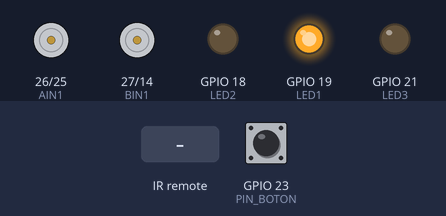
The sketch below on a simulated ESP32. Parts: motor-driver pin pairs drawn as motors (green arrow = first pin HIGH = forward, orange = second pin HIGH = backward, longer = more drive, scaled by the enable pin), output pins drawn as LEDs (lit = HIGH). Dashed ring = blinking. Inputs (shaded band) come from the test bench; at power-on: GPIO 23 (PIN_BOTON) LOW. Nothing arrives over Bluetooth unless stated.

Above: at 1.2 s.
1.3 s: GPIO 23 (PIN_BOTON) pulled HIGH for 0.15 s
At 1.7 s:
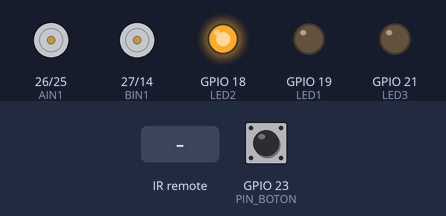
2.9 s: infrared code 0xE619FF00 received
At 3.12 s:
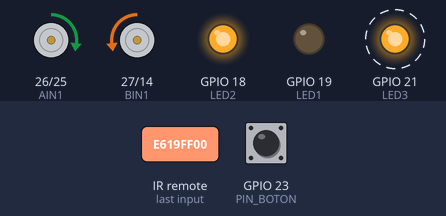
5.9 s: infrared code 0xE916FF00 received
At 6.27 s:
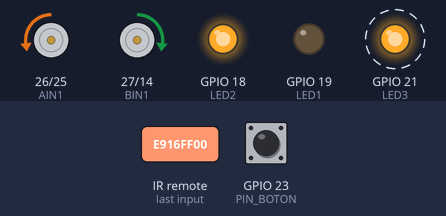
8.9 s: infrared code 0xEA15FF00 received
At 9.05 s:
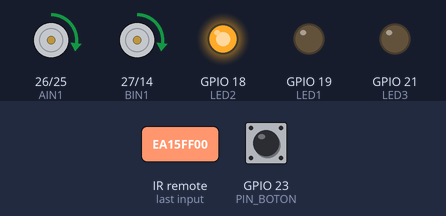
11.9 s: infrared code 0xF807FF00 received
At 12.05 s:
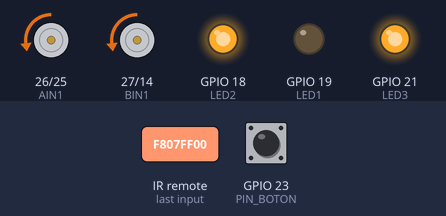
14.9 s: infrared code 0xF807FF00 received
At 15.05 s:
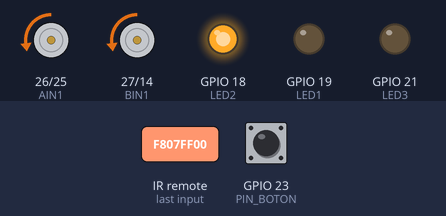
Timing chart, 0 to 18.9 s (numbered marks = the images above; inputs shaded):
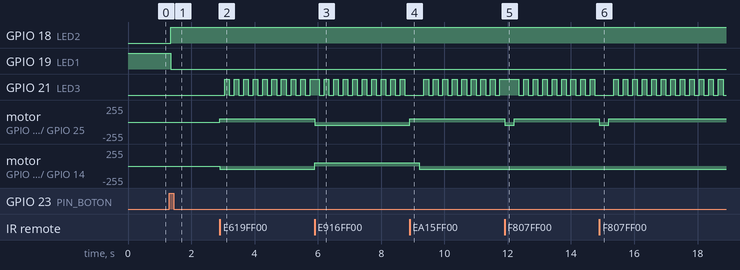

Measured:
- after the input at 1.3 s, GPIO 18 (LED2): LOW → HIGH after 0.05 s; GPIO 19 (LED1): HIGH → LOW after 0.05 s
- after the input at 2.9 s, GPIO 21 (LED3): alternates HIGH for 0.15 s and LOW for 0.15 s, starting after 0.15 s; motor on GPIO 26 (AIN1) / GPIO 25 (AIN2): stopped → forward 50/255 at once; motor on GPIO 27 (BIN1) / GPIO 14 (BIN2): stopped → backward 50/255 at once
- after the input at 5.9 s, motor on GPIO 26 (AIN1) / GPIO 25 (AIN2): forward 50/255 → backward 50/255 at once; motor on GPIO 27 (BIN1) / GPIO 14 (BIN2): backward 50/255 → forward 50/255 at once
- after the input at 8.9 s, motor on GPIO 26 (AIN1) / GPIO 25 (AIN2): backward 50/255 → forward 50/255 at once; motor on GPIO 27 (BIN1) / GPIO 14 (BIN2): forward 50/255 → backward 50/255 after 0.30 s
- after the input at 11.9 s, motor on GPIO 26 (AIN1) / GPIO 25 (AIN2): forward 50/255 → backward 50/255 at once, → forward 50/255 0.30 s later
- after the input at 14.9 s, motor on GPIO 26 (AIN1) / GPIO 25 (AIN2): forward 50/255 → backward 50/255 at once, → forward 50/255 0.30 s later

The sketch:

patrullaje_control.ino
```cpp
#include <IRremote.hpp>
#include "BluetoothSerial.h"

// ==========================================
// PINES
// ==========================================
#define PIN_IR 4
#define PIN_BOTON 23  // KEY2

// Semáforo
#define LED1 19 // Rojo: Esperando (Desarmado)
#define LED2 18 // Verde: Activo (Armado)
#define LED3 21 // Azul: Motor en movimiento

// Motores
#define PWMA 33
#define AIN1 26
#define AIN2 25
#define PWMB 13
#define BIN1 27
#define BIN2 14

// ==========================================
// VARIABLES Y OBJETOS
// ==========================================
BluetoothSerial SerialBT;

bool sandroArmado = false;
bool motorEnMovimiento = false;

// Velocidad base para pruebas
int velocidadLenta = 50;

// Control de parpadeo del LED
unsigned long tiempoAnterior = 0;
bool estadoLED3 = false;

void setup() {
  // Inicializamos Bluetooth
  SerialBT.begin("Sandro_BT");

  // LEDs
  pinMode(LED1, OUTPUT);
  pinMode(LED2, OUTPUT);
  pinMode(LED3, OUTPUT);

  // ESTADO INICIAL
  digitalWrite(LED1, HIGH);
  digitalWrite(LED2, LOW);
  digitalWrite(LED3, LOW);

  // Motores
  pinMode(PWMA, OUTPUT);
  pinMode(AIN1, OUTPUT);
  pinMode(AIN2, OUTPUT);
  pinMode(PWMB, OUTPUT);
  pinMode(BIN1, OUTPUT);
  pinMode(BIN2, OUTPUT);
  detenerMotores();

  // BOTÓN e IR
  pinMode(PIN_BOTON, INPUT);
  IrReceiver.begin(PIN_IR, DISABLE_LED_FEEDBACK);
}

void loop() {
  // ==============================================================
  // 1. LECTURA DEL PULSADOR (ARMADO / DESARMADO)
  // ==============================================================
  if (digitalRead(PIN_BOTON) == HIGH) {
    delay(50);
    if (digitalRead(PIN_BOTON) == HIGH) {

      sandroArmado = !sandroArmado;

      if (sandroArmado) {
        digitalWrite(LED1, LOW);
        digitalWrite(LED2, HIGH);
        SerialBT.println("\n[SISTEMA] SANDRO ARMADO - Esperando comandos IR...");
      } else {
        detenerMotores();
        motorEnMovimiento = false;
        digitalWrite(LED1, HIGH);
        digitalWrite(LED2, LOW);
        digitalWrite(LED3, LOW);
        SerialBT.println("\n[SISTEMA] SANDRO DESARMADO - Motores bloqueados.");
      }

      while(digitalRead(PIN_BOTON) == HIGH);
    }
  }

  // ==============================================================
  // 2. ESTADO: ARMADO Y ESCUCHANDO IR
  // ==============================================================
  if (sandroArmado) {

    if (IrReceiver.decode()) {
      uint32_t codigo_recibido = IrReceiver.decodedIRData.decodedRawData;

      if (codigo_recibido != 0) {

        switch(codigo_recibido) {
          case 0xE619FF00: // Vol+
            SerialBT.println("-> Comando: AVANZAR CONTINUO");
            motorEnMovimiento = true;
            avanzar(velocidadLenta);
            break;

          case 0xE916FF00: // Vol-
            SerialBT.println("-> Comando: RETROCEDER CONTINUO");
            motorEnMovimiento = true;
            retroceder(velocidadLenta);
            break;

          case 0xEA15FF00: // CH+
            SerialBT.println("-> Comando: GIRO DERECHA (90 grados) Y AVANZA");
            motorEnMovimiento = true;
            girarDerecha(velocidadLenta);
            delay(300); // El tiempo que tarda en hacer los 90 grados
            avanzar(velocidadLenta); // Retoma el avance
            SerialBT.println("   [Retomando avance automatico]");
            break;

          case 0xF807FF00: // CH-
            SerialBT.println("-> Comando: GIRO IZQUIERDA (90 grados) Y AVANZA");
            motorEnMovimiento = true;
            girarIzquierda(velocidadLenta);
            delay(300); // El tiempo que tarda en hacer los 90 grados
            avanzar(velocidadLenta); // Retoma el avance
            SerialBT.println("   [Retomando avance automatico]");
            break;

          case 0xF609FF00: // Play
            SerialBT.println("-> Comando: STOP / DETENER");
            detenerMotores();
            motorEnMovimiento = false;
            break;

          default:
            SerialBT.print("Codigo no asignado: 0x");
            SerialBT.println(codigo_recibido, HEX);
            break;
        }
      }

      delay(150);
      IrReceiver.resume();
    }

    // ==============================================================
    // 3. EFECTO VISUAL: PARPADEO LED3 (Baliza de movimiento)
    // ==============================================================
    if (motorEnMovimiento) {
      if (millis() - tiempoAnterior >= 150) {
        tiempoAnterior = millis();
        estadoLED3 = !estadoLED3;
        digitalWrite(LED3, estadoLED3);
      }
    } else {
      digitalWrite(LED3, LOW); // Aseguramos que se apague si no se mueve
    }
  }
}

// ==========================================
// FUNCIONES DE MOVIMIENTO
// ==========================================
void avanzar(int velocidad) {
  analogWrite(PWMA, velocidad);
  analogWrite(PWMB, velocidad);
  digitalWrite(AIN1, HIGH); digitalWrite(AIN2, LOW);
  digitalWrite(BIN1, LOW); digitalWrite(BIN2, HIGH);
}

void retroceder(int velocidad) {
  analogWrite(PWMA, velocidad);
  analogWrite(PWMB, velocidad);
  digitalWrite(AIN1, LOW); digitalWrite(AIN2, HIGH);
  digitalWrite(BIN1, HIGH); digitalWrite(BIN2, LOW);
}

void girarDerecha(int velocidad) {
  // Motor Izquierdo (A) avanza, Motor Derecho (B) retrocede
  analogWrite(PWMA, velocidad);
  analogWrite(PWMB, velocidad);
  digitalWrite(AIN1, HIGH); digitalWrite(AIN2, LOW);
  digitalWrite(BIN1, HIGH); digitalWrite(BIN2, LOW); // B retrocede
}

void girarIzquierda(int velocidad) {
  // Motor Izquierdo (A) retrocede, Motor Derecho (B) avanza
  analogWrite(PWMA, velocidad);
  analogWrite(PWMB, velocidad);
  digitalWrite(AIN1, LOW); digitalWrite(AIN2, HIGH);
  digitalWrite(BIN1, LOW); digitalWrite(BIN2, HIGH); // B avanza
}

void detenerMotores() {
  analogWrite(PWMA, 0);
  analogWrite(PWMB, 0);
  digitalWrite(AIN1, LOW); digitalWrite(AIN2, LOW);
  digitalWrite(BIN1, LOW); digitalWrite(BIN2, LOW);
}
```
